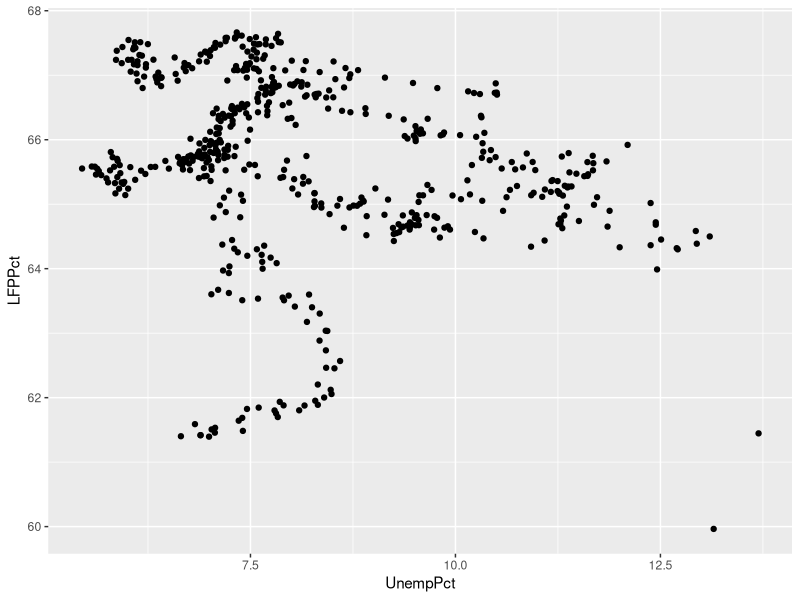
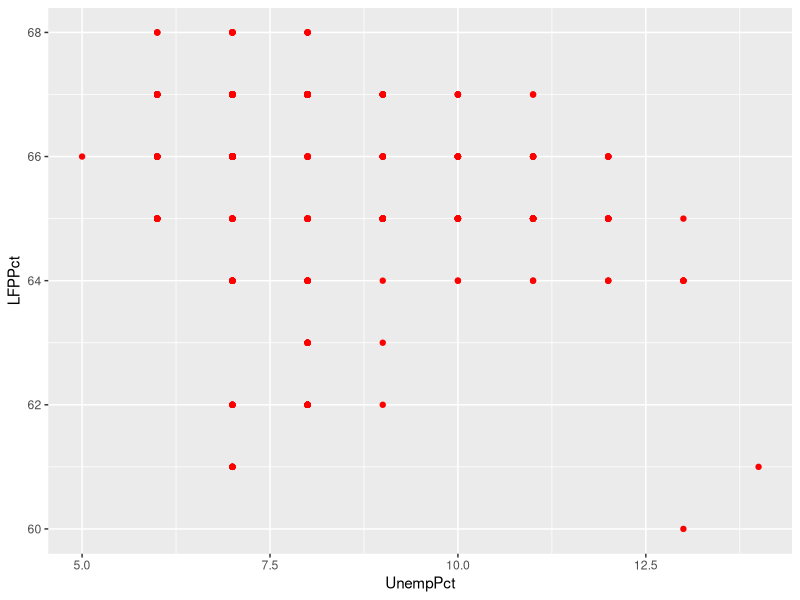
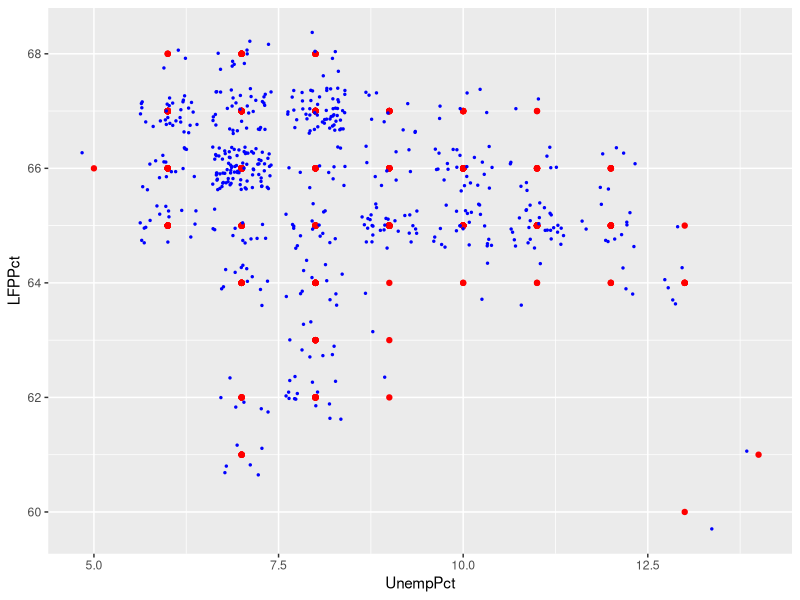
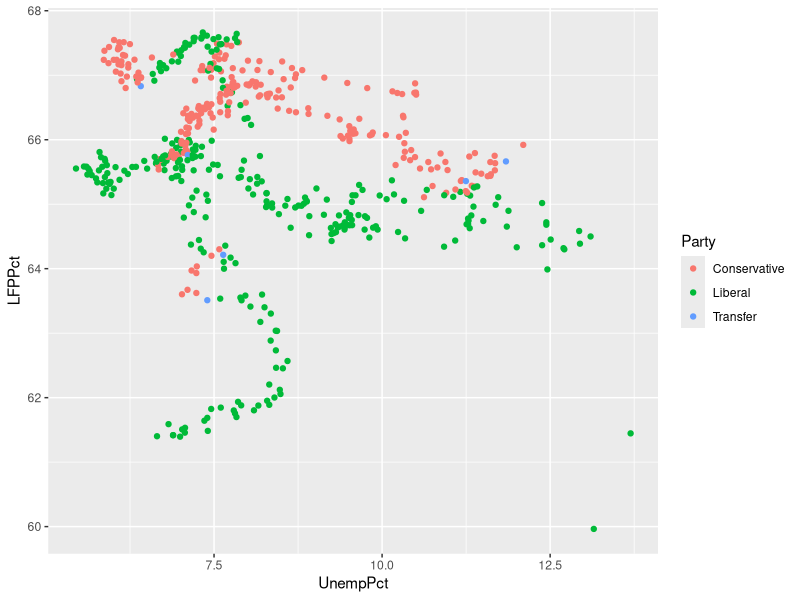
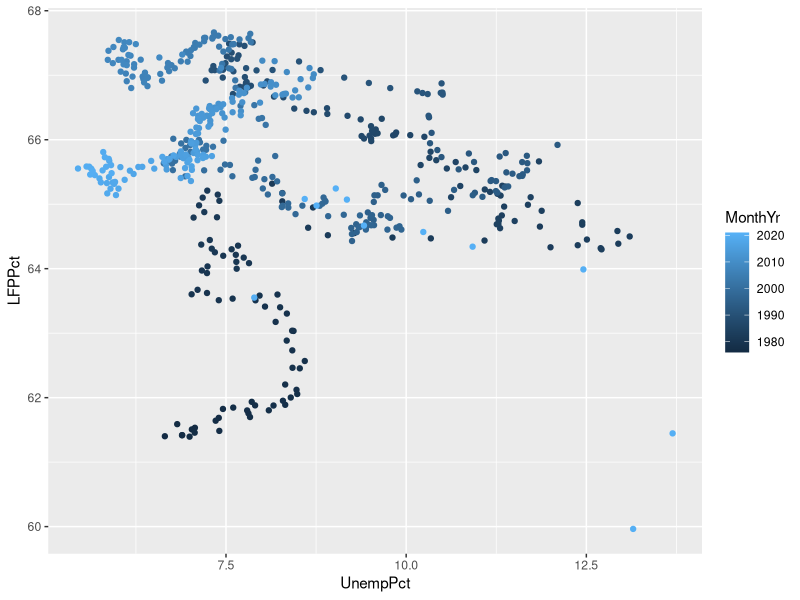
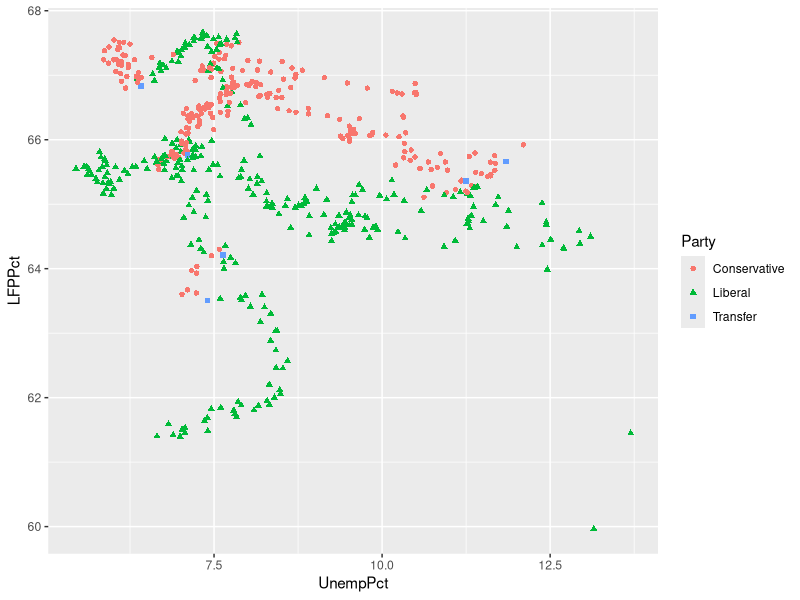
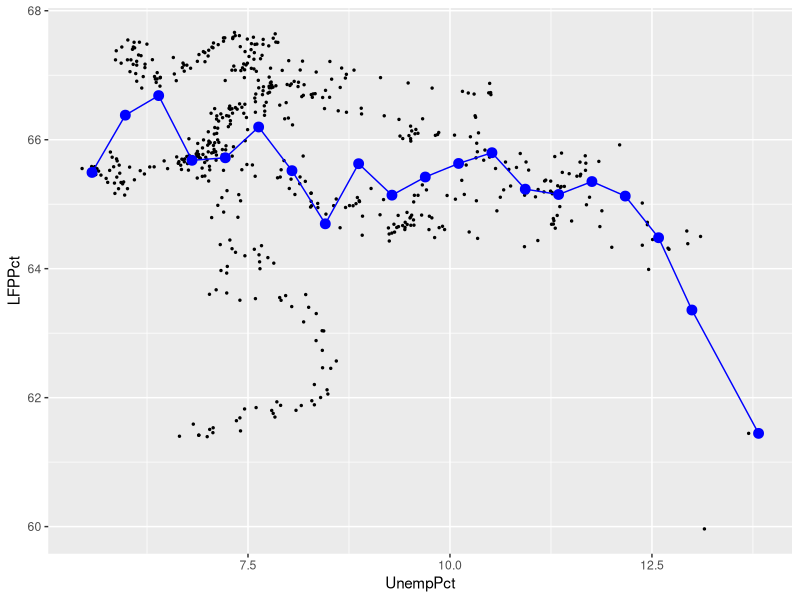
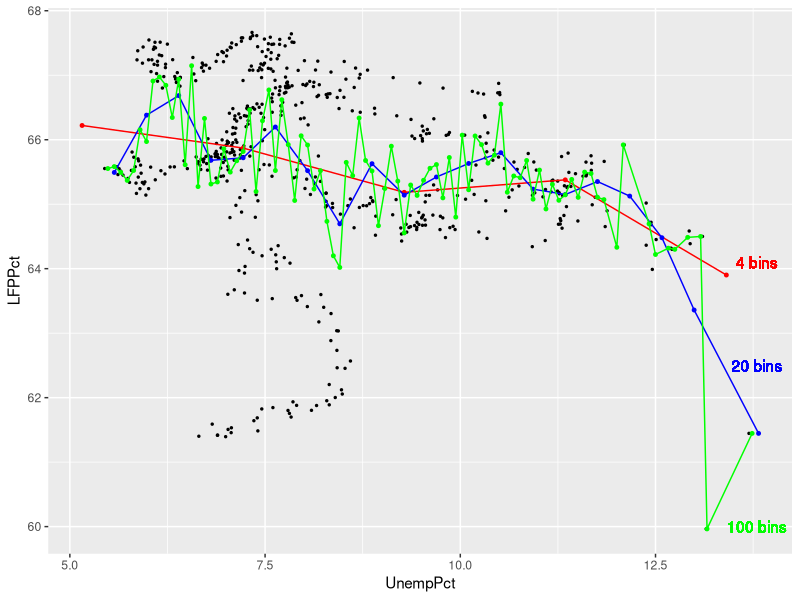

Write the R code that produced these figures, in order.
## ---- chunk 1
knitr::opts_chunk$set(echo = TRUE,
                      prompt = FALSE,
                      tidy = FALSE,
                      collapse = TRUE)
library("tidyverse")
EmpData <- read_csv("sampledata/EmploymentData.csv")
# Make permanent changes to EmpData
EmpData <- EmpData %>%
  mutate(MonthYr = as.Date(MonthYr, "%m/%d/%Y")) %>% 
  mutate(UnempPct = 100*UnempRate) %>% 
  mutate(LFPPct = 100*LFPRate)
## ---- chunk 2
# For two specific columns of data
cov(EmpData$UnempPct, EmpData$LFPPct)
cor(EmpData$UnempPct, EmpData$LFPPct)
## ---- chunk 3
# Correlation matrix for the whole data set (at least the numerical parts)
EmpData %>%
  select(where(is.numeric)) %>%
  cor()
## ---- chunk 4
# EmpData has missing data in 1976 for the variable AnnPopGrowth
# Pairwise will only exclude 1976 from calculations involving AnnPopGrowth
EmpData %>%
  select(where(is.numeric)) %>%
  cor(use = "pairwise.complete.obs")
# Casewise will exclude 1976 from all calculations
EmpData %>%
  select(where(is.numeric)) %>%
  cor(use = "complete.obs")
## ---- chunk 5
ggplot(data = EmpData,
       aes(x = UnempPct,
           y = LFPPct)) +
  geom_point()
## ---- chunk 6
# Round UnempPct and LFPPct to nearest integer
RoundedEmpData <- EmpData %>% 
  mutate(UnempPct = round(UnempPct)) %>% 
  mutate(LFPPct = round(LFPPct))
## ---- chunk 7
# Create graph using rounded data
ggplot(data = RoundedEmpData, 
       aes(x = UnempPct,
           y = LFPPct)) + 
  geom_point(col = "red")
## ---- chunk 8
ggplot(data = RoundedEmpData,
       aes(x = UnempPct,
           y = LFPPct)) + 
  geom_point(col = "red") +
  geom_jitter(size = 0.5, 
              col = "blue")
## ---- chunk 9
ggplot(data = EmpData,
       aes(x = UnempPct,
           y = LFPPct,
           col = Party)) + 
  geom_point()
ggplot(data = EmpData,
       aes(x = UnempPct,
           y = LFPPct,
           col = MonthYr)) + 
  geom_point()
## ---- chunk 10
ggplot(data = EmpData,
       aes(x = UnempPct,
           y = LFPPct,
           col = Party)) + 
  geom_point(aes(shape = Party))
## ---- chunk 11
ggplot(data = EmpData,
       aes(x = UnempPct,
           y = LFPPct)) + 
 geom_point(size = 0.5) +
  stat_summary_bin(fun = 'mean', 
                   bins=20,
                   col = "blue", 
                   size = 3, 
                   geom = 'point') +
  stat_summary_bin(fun = 'mean', 
                   bins = 20,
                   col = "blue", 
                   size = 0.5, 
                   geom = 'line')
## ---- chunk 12
ggplot(data = EmpData,
       aes(x = UnempPct,
           y = LFPPct)) + 
 geom_point(size = 0.5) +
  stat_summary_bin(fun = 'mean',
                   bins = 4,
                   col = "red", 
                   size = 1, 
                   geom = 'point') +
  stat_summary_bin(fun = 'mean', 
                   bins = 4,
                   col = "red", 
                   size = 0.5, 
                   geom = 'line') +
  stat_summary_bin(fun = 'mean', 
                   bins = 20,
                   col = "blue", 
                   size = 1, 
                   geom = 'point') +
  stat_summary_bin(fun = 'mean', 
                   bins = 20,
                   col = "blue", 
                   size = 0.5, 
                   geom = 'line') +
  stat_summary_bin(fun = 'mean', 
                   bins = 100,
                   col = "green", 
                   size = 1, 
                   geom = 'point') +
  stat_summary_bin(fun = 'mean', 
                   bins = 100,
                   col = "green", 
                   size = 0.5, 
                   geom = 'line') +
  geom_text(x = 13.8,
            y = 64.1,
            label = "4 bins",
            col = "red") +
  geom_text(x = 13.8,
            y = 62.5,
            label = "20 bins",
            col = "blue") +
  geom_text(x = 13.8,
            y = 60,
            label = "100 bins",
            col = "green")
## ---- chunk 13
ggplot(data = EmpData,
       aes(x = UnempRate,
           y = LFPRate)) + 
  geom_point(size = 0.5) +
  geom_smooth()
## ---- chunk 14
ggplot(data = EmpData,
       aes(x = UnempPct,
           y = LFPPct)) + 
  geom_point(size = 0.5) +
  geom_smooth(method = "lm") 
## ---- chunk 15
ggplot(data = EmpData,
       aes(x = UnempPct,
           y = LFPPct)) + 
  geom_point(size = 0.5) +
  geom_smooth(col = "red") + 
  geom_smooth(method = "lm",
              col = "blue") 
